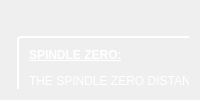
                 <widget class="QWidget" name="page_spindle_zero">
                  <layout class="QHBoxLayout" name="horizontalLayout_19">
                   <item>
                    <widget class="QWidget" name="widget_38" native="true">
                     <property name="sizePolicy">
                      <sizepolicy hsizetype="Fixed" vsizetype="Fixed">
                       <horstretch>0</horstretch>
                       <verstretch>0</verstretch>
                      </sizepolicy>
                     </property>
                     <layout class="QVBoxLayout" name="verticalLayout_74">
                      <property name="spacing">
                       <number>9</number>
                      </property>
                      <property name="leftMargin">
                       <number>0</number>
                      </property>
                      <property name="topMargin">
                       <number>0</number>
                      </property>
                      <property name="rightMargin">
                       <number>0</number>
                      </property>
                      <property name="bottomMargin">
                       <number>0</number>
                      </property>
                     </layout>
                    </widget>
                   </item>
                   <item>
                    <widget class="QWidget" name="widget_48" native="true">
                     <widget class="Line" name="line_4">
                      <property name="geometry">
                       <rect>
                        <x>637</x>
                        <y>388</y>
                        <width>220</width>
                        <height>2</height>
                       </rect>
                      </property>
                      <property name="sizePolicy">
                       <sizepolicy hsizetype="Fixed" vsizetype="Fixed">
                        <horstretch>0</horstretch>
                        <verstretch>0</verstretch>
                       </sizepolicy>
                      </property>
                      <property name="layoutDirection">
                       <enum>Qt::RightToLeft</enum>
                      </property>
                      <property name="styleSheet">
                       <string notr="true">color: green;
background-color: white;
border: none;
</string>
                      </property>
                      <property name="frameShadow">
                       <enum>QFrame::Plain</enum>
                      </property>
                      <property name="lineWidth">
                       <number>1</number>
                      </property>
                      <property name="midLineWidth">
                       <number>0</number>
                      </property>
                      <property name="orientation">
                       <enum>Qt::Horizontal</enum>
                      </property>
                     </widget>
                     <widget class="QLabel" name="label_140">
                      <property name="geometry">
                       <rect>
                        <x>689</x>
                        <y>336</y>
                        <width>121</width>
                        <height>41</height>
                       </rect>
                      </property>
                      <property name="styleSheet">
                       <string notr="true">QLabel{
font: 14pt &quot;Bebas Kai&quot;;
color: white;
}</string>
                      </property>
                      <property name="lineWidth">
                       <number>0</number>
                      </property>
                      <property name="text">
                       <string>TOOL SETTER TRIGGERED POINT</string>
                      </property>
                      <property name="alignment">
                       <set>Qt::AlignCenter</set>
                      </property>
                      <property name="wordWrap">
                       <bool>true</bool>
                      </property>
                      <property name="indent">
                       <number>0</number>
                      </property>
                     </widget>
                     <widget class="QLabel" name="label_50">
                      <property name="geometry">
                       <rect>
                        <x>600</x>
                        <y>390</y>
                        <width>171</width>
                        <height>131</height>
                       </rect>
                      </property>
                      <property name="styleSheet">
                       <string notr="true">image: url(:/images/tool_probe.png);</string>
                      </property>
                      <property name="text">
                       <string/>
                      </property>
                      <property name="scaledContents">
                       <bool>true</bool>
                      </property>
                     </widget>
                     <widget class="QLabel" name="label_138">
                      <property name="geometry">
                       <rect>
                        <x>719</x>
                        <y>43</y>
                        <width>111</width>
                        <height>50</height>
                       </rect>
                      </property>
                      <property name="styleSheet">
                       <string notr="true">QLabel{
font: 14pt &quot;Bebas Kai&quot;;
color: white;
background: transparent;
}</string>
                      </property>
                      <property name="lineWidth">
                       <number>0</number>
                      </property>
                      <property name="text">
                       <string>SPINDLE NOSE HOMED POSITION</string>
                      </property>
                      <property name="alignment">
                       <set>Qt::AlignCenter</set>
                      </property>
                      <property name="wordWrap">
                       <bool>true</bool>
                      </property>
                      <property name="indent">
                       <number>0</number>
                      </property>
                     </widget>
                     <widget class="QLabel" name="label_52">
                      <property name="geometry">
                       <rect>
                        <x>537</x>
                        <y>19</y>
                        <width>161</width>
                        <height>221</height>
                       </rect>
                      </property>
                      <property name="styleSheet">
                       <string notr="true">image: url(:/images/atc_spindle_tool.png);</string>
                      </property>
                      <property name="text">
                       <string/>
                      </property>
                      <property name="scaledContents">
                       <bool>true</bool>
                      </property>
                     </widget>
                     <widget class="Line" name="line_3">
                      <property name="geometry">
                       <rect>
                        <x>687</x>
                        <y>95</y>
                        <width>170</width>
                        <height>2</height>
                       </rect>
                      </property>
                      <property name="sizePolicy">
                       <sizepolicy hsizetype="Fixed" vsizetype="Fixed">
                        <horstretch>0</horstretch>
                        <verstretch>0</verstretch>
                       </sizepolicy>
                      </property>
                      <property name="layoutDirection">
                       <enum>Qt::RightToLeft</enum>
                      </property>
                      <property name="styleSheet">
                       <string notr="true">color: green;
background-color: white;
border: none;
</string>
                      </property>
                      <property name="frameShadow">
                       <enum>QFrame::Plain</enum>
                      </property>
                      <property name="lineWidth">
                       <number>1</number>
                      </property>
                      <property name="midLineWidth">
                       <number>0</number>
                      </property>
                      <property name="orientation">
                       <enum>Qt::Horizontal</enum>
                      </property>
                     </widget>
                     <widget class="QLabel" name="label_136">
                      <property name="geometry">
                       <rect>
                        <x>1090</x>
                        <y>270</y>
                        <width>141</width>
                        <height>51</height>
                       </rect>
                      </property>
                      <property name="styleSheet">
                       <string notr="true">QLabel{
font: 15pt &quot;Bebas Kai&quot;;
color: white;
}</string>
                      </property>
                      <property name="lineWidth">
                       <number>0</number>
                      </property>
                      <property name="text">
                       <string>SPINDLE ZERO IN
ABSOLUTE DISTANCE</string>
                      </property>
                      <property name="alignment">
                       <set>Qt::AlignCenter</set>
                      </property>
                      <property name="wordWrap">
                       <bool>true</bool>
                      </property>
                      <property name="indent">
                       <number>0</number>
                      </property>
                     </widget>
                     <widget class="Line" name="line_5">
                      <property name="geometry">
                       <rect>
                        <x>855</x>
                        <y>96</y>
                        <width>2</width>
                        <height>293</height>
                       </rect>
                      </property>
                      <property name="sizePolicy">
                       <sizepolicy hsizetype="Fixed" vsizetype="Fixed">
                        <horstretch>0</horstretch>
                        <verstretch>0</verstretch>
                       </sizepolicy>
                      </property>
                      <property name="styleSheet">
                       <string notr="true">color: green;
background-color: white;
border: none;
</string>
                      </property>
                      <property name="frameShadow">
                       <enum>QFrame::Plain</enum>
                      </property>
                      <property name="lineWidth">
                       <number>1</number>
                      </property>
                      <property name="midLineWidth">
                       <number>0</number>
                      </property>
                      <property name="orientation">
                       <enum>Qt::Vertical</enum>
                      </property>
                     </widget>
                     <widget class="QLabel" name="label_7">
                      <property name="geometry">
                       <rect>
                        <x>0</x>
                        <y>25</y>
                        <width>531</width>
                        <height>481</height>
                       </rect>
                      </property>
                      <property name="styleSheet">
                       <string notr="true">QLabel {
    border-style: solid;
    border-color: white;
    border-width: 2px;
    border-radius: 4px;
    color: white;
    font: 14pt &quot;Bebas Kai&quot;;
    padding-right: 10px;
}</string>
                      </property>
                      <property name="text">
                       <string>&lt;html&gt;

&lt;head /&gt;

&lt;body&gt;
    &lt;p&gt;&lt;span style=&quot; font-weight:600; text-decoration: underline;&quot;&gt;SPINDLE ZERO:&lt;/span&gt;&lt;/p&gt;
    &lt;p&gt;THE SPINDLE ZERO DISTANCE PARAMETER IS MEASURED FROM THE TOOL SETTER'S TRIGGERED HEIGHT UP TO THE SPINDLE NOSE,
        WHEN IT IS AT THAT HEIGHT THAT THE LONGEST TOOL HAS SOME SPACE BETWEEN THE TOOL SETTER AND ITSELF.&lt;/p&gt;
    &lt;p&gt;THE PARAMETER ENTRY MUST BE A POSITIVE (ABSOLUTE) NUMBER. &lt;/p&gt;
    &lt;p&gt;YOU CAN TYPE IN THE VALUE YOURSELF, OR MOVE THE SPINDLE TO THE CORRECT HEIGHT AND PRESS [SET SPINDLE ZERO].&lt;/p&gt;
    &lt;p&gt;&lt;span style=&quot; font-weight:600; text-decoration: underline;&quot;&gt;EXAMPLE:&lt;/span&gt;&lt;/p&gt;
    &lt;p&gt;SPINDLE NOSE POS = Z -36.25&lt;/p&gt;
    &lt;p&gt;TOOL SETTER TRIGGERED DISTANCE = Z -75.5&lt;/p&gt;
    &lt;p&gt;SPINDLE ZERO = 39.25&lt;/p&gt;
    &lt;br&gt;
    &lt;p&gt;THE MAXIMUM OF THIS VALUE is limited by THE TOOL SETTER Z POSITION.&lt;/p&gt;
    &lt;p&gt;A measurment with a tool with a length &quot;0&quot; will start here or if the [USE TOOL TABLE] button is off.&lt;/p&gt;
&lt;/body&gt;

&lt;/html&gt;</string>
                      </property>
                      <property name="alignment">
                       <set>Qt::AlignLeading|Qt::AlignLeft|Qt::AlignTop</set>
                      </property>
                      <property name="wordWrap">
                       <bool>true</bool>
                      </property>
                      <property name="margin">
                       <number>10</number>
                      </property>
                      <property name="indent">
                       <number>10</number>
                      </property>
                     </widget>
                     <widget class="Line" name="line_9">
                      <property name="geometry">
                       <rect>
                        <x>637</x>
                        <y>240</y>
                        <width>120</width>
                        <height>2</height>
                       </rect>
                      </property>
                      <property name="sizePolicy">
                       <sizepolicy hsizetype="Fixed" vsizetype="Fixed">
                        <horstretch>0</horstretch>
                        <verstretch>0</verstretch>
                       </sizepolicy>
                      </property>
                      <property name="layoutDirection">
                       <enum>Qt::RightToLeft</enum>
                      </property>
                      <property name="styleSheet">
                       <string notr="true">color: green;
background-color: white;
border: none;
</string>
                      </property>
                      <property name="frameShadow">
                       <enum>QFrame::Plain</enum>
                      </property>
                      <property name="lineWidth">
                       <number>1</number>
                      </property>
                      <property name="midLineWidth">
                       <number>0</number>
                      </property>
                      <property name="orientation">
                       <enum>Qt::Horizontal</enum>
                      </property>
                     </widget>
                     <widget class="Line" name="line_10">
                      <property name="geometry">
                       <rect>
                        <x>757</x>
                        <y>95</y>
                        <width>2</width>
                        <height>147</height>
                       </rect>
                      </property>
                      <property name="sizePolicy">
                       <sizepolicy hsizetype="Fixed" vsizetype="Fixed">
                        <horstretch>0</horstretch>
                        <verstretch>0</verstretch>
                       </sizepolicy>
                      </property>
                      <property name="styleSheet">
                       <string notr="true">color: green;
background-color: white;
border: none;
</string>
                      </property>
                      <property name="frameShadow">
                       <enum>QFrame::Plain</enum>
                      </property>
                      <property name="lineWidth">
                       <number>1</number>
                      </property>
                      <property name="midLineWidth">
                       <number>0</number>
                      </property>
                      <property name="orientation">
                       <enum>Qt::Vertical</enum>
                      </property>
                     </widget>
                     <widget class="QLabel" name="label_148">
                      <property name="geometry">
                       <rect>
                        <x>637</x>
                        <y>190</y>
                        <width>111</width>
                        <height>50</height>
                       </rect>
                      </property>
                      <property name="styleSheet">
                       <string notr="true">QLabel{
font: 15pt &quot;Bebas Kai&quot;;
color: white;
}</string>
                      </property>
                      <property name="lineWidth">
                       <number>0</number>
                      </property>
                      <property name="text">
                       <string>TOOL LENGTH OFFSET</string>
                      </property>
                      <property name="alignment">
                       <set>Qt::AlignCenter</set>
                      </property>
                      <property name="wordWrap">
                       <bool>true</bool>
                      </property>
                      <property name="indent">
                       <number>0</number>
                      </property>
                     </widget>
                     <widget class="QLabel" name="label_149">
                      <property name="geometry">
                       <rect>
                        <x>980</x>
                        <y>340</y>
                        <width>161</width>
                        <height>50</height>
                       </rect>
                      </property>
                      <property name="styleSheet">
                       <string notr="true">QLabel{
font: 15pt &quot;Bebas Kai&quot;;
color: white;
}</string>
                      </property>
                      <property name="lineWidth">
                       <number>0</number>
                      </property>
                      <property name="text">
                       <string>LEAVE SPACE FOR CLAMPING TOLERANCES</string>
                      </property>
                      <property name="alignment">
                       <set>Qt::AlignCenter</set>
                      </property>
                      <property name="wordWrap">
                       <bool>true</bool>
                      </property>
                      <property name="indent">
                       <number>0</number>
                      </property>
                     </widget>
                     <widget class="QLabel" name="label_54">
                      <property name="geometry">
                       <rect>
                        <x>890</x>
                        <y>120</y>
                        <width>161</width>
                        <height>221</height>
                       </rect>
                      </property>
                      <property name="styleSheet">
                       <string notr="true">image: url(:/images/atc_spindle_tool.png);</string>
                      </property>
                      <property name="text">
                       <string/>
                      </property>
                      <property name="scaledContents">
                       <bool>true</bool>
                      </property>
                     </widget>
                     <widget class="QLabel" name="label_56">
                      <property name="geometry">
                       <rect>
                        <x>953</x>
                        <y>390</y>
                        <width>171</width>
                        <height>131</height>
                       </rect>
                      </property>
                      <property name="styleSheet">
                       <string notr="true">image: url(:/images/tool_probe.png);</string>
                      </property>
                      <property name="text">
                       <string/>
                      </property>
                      <property name="scaledContents">
                       <bool>true</bool>
                      </property>
                     </widget>
                     <widget class="Line" name="line_7">
                      <property name="geometry">
                       <rect>
                        <x>990</x>
                        <y>388</y>
                        <width>170</width>
                        <height>2</height>
                       </rect>
                      </property>
                      <property name="sizePolicy">
                       <sizepolicy hsizetype="Fixed" vsizetype="Fixed">
                        <horstretch>0</horstretch>
                        <verstretch>0</verstretch>
                       </sizepolicy>
                      </property>
                      <property name="layoutDirection">
                       <enum>Qt::RightToLeft</enum>
                      </property>
                      <property name="styleSheet">
                       <string notr="true">color: green;
background-color: white;
border: none;
</string>
                      </property>
                      <property name="frameShadow">
                       <enum>QFrame::Plain</enum>
                      </property>
                      <property name="lineWidth">
                       <number>1</number>
                      </property>
                      <property name="midLineWidth">
                       <number>0</number>
                      </property>
                      <property name="orientation">
                       <enum>Qt::Horizontal</enum>
                      </property>
                     </widget>
                     <widget class="Line" name="line_8">
                      <property name="geometry">
                       <rect>
                        <x>990</x>
                        <y>739</y>
                        <width>220</width>
                        <height>2</height>
                       </rect>
                      </property>
                      <property name="sizePolicy">
                       <sizepolicy hsizetype="Fixed" vsizetype="Fixed">
                        <horstretch>0</horstretch>
                        <verstretch>0</verstretch>
                       </sizepolicy>
                      </property>
                      <property name="layoutDirection">
                       <enum>Qt::RightToLeft</enum>
                      </property>
                      <property name="styleSheet">
                       <string notr="true">color: green;
background-color: white;
border: none;
</string>
                      </property>
                      <property name="frameShadow">
                       <enum>QFrame::Plain</enum>
                      </property>
                      <property name="lineWidth">
                       <number>1</number>
                      </property>
                      <property name="midLineWidth">
                       <number>0</number>
                      </property>
                      <property name="orientation">
                       <enum>Qt::Horizontal</enum>
                      </property>
                     </widget>
                     <widget class="Line" name="line_11">
                      <property name="geometry">
                       <rect>
                        <x>1160</x>
                        <y>196</y>
                        <width>2</width>
                        <height>194</height>
                       </rect>
                      </property>
                      <property name="sizePolicy">
                       <sizepolicy hsizetype="Fixed" vsizetype="Fixed">
                        <horstretch>0</horstretch>
                        <verstretch>0</verstretch>
                       </sizepolicy>
                      </property>
                      <property name="styleSheet">
                       <string notr="true">color: green;
background-color: white;
border: none;
</string>
                      </property>
                      <property name="frameShadow">
                       <enum>QFrame::Plain</enum>
                      </property>
                      <property name="lineWidth">
                       <number>1</number>
                      </property>
                      <property name="midLineWidth">
                       <number>0</number>
                      </property>
                      <property name="orientation">
                       <enum>Qt::Vertical</enum>
                      </property>
                     </widget>
                     <widget class="Line" name="line_12">
                      <property name="geometry">
                       <rect>
                        <x>1040</x>
                        <y>196</y>
                        <width>120</width>
                        <height>2</height>
                       </rect>
                      </property>
                      <property name="sizePolicy">
                       <sizepolicy hsizetype="Fixed" vsizetype="Fixed">
                        <horstretch>0</horstretch>
                        <verstretch>0</verstretch>
                       </sizepolicy>
                      </property>
                      <property name="layoutDirection">
                       <enum>Qt::RightToLeft</enum>
                      </property>
                      <property name="styleSheet">
                       <string notr="true">color: green;
background-color: white;
border: none;
</string>
                      </property>
                      <property name="frameShadow">
                       <enum>QFrame::Plain</enum>
                      </property>
                      <property name="lineWidth">
                       <number>1</number>
                      </property>
                      <property name="midLineWidth">
                       <number>0</number>
                      </property>
                      <property name="orientation">
                       <enum>Qt::Horizontal</enum>
                      </property>
                     </widget>
                     <zorder>line_4</zorder>
                     <zorder>label_140</zorder>
                     <zorder>label_50</zorder>
                     <zorder>label_138</zorder>
                     <zorder>label_52</zorder>
                     <zorder>line_3</zorder>
                     <zorder>line_5</zorder>
                     <zorder>label_7</zorder>
                     <zorder>line_9</zorder>
                     <zorder>line_10</zorder>
                     <zorder>label_148</zorder>
                     <zorder>label_149</zorder>
                     <zorder>label_54</zorder>
                     <zorder>label_56</zorder>
                     <zorder>line_7</zorder>
                     <zorder>line_8</zorder>
                     <zorder>line_11</zorder>
                     <zorder>label_136</zorder>
                     <zorder>line_12</zorder>
                    </widget>
                   </item>
                  </layout>
                 </widget>
